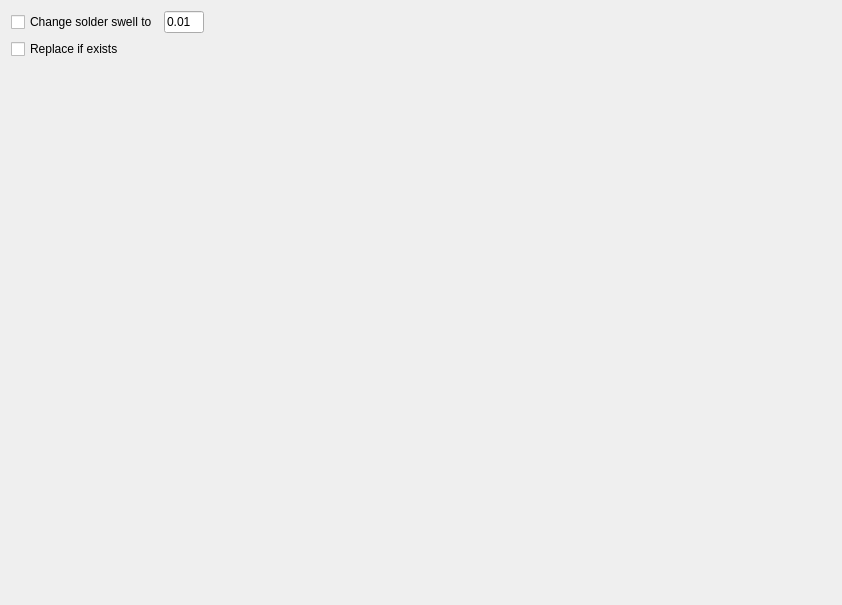
         <widget class="QWidget" name="tab_13">
          <attribute name="title">
           <string>Solder swell</string>
          </attribute>
          <layout class="QGridLayout" name="gridLayout_17">
           <item row="1" column="3">
            <spacer name="horizontalSpacer_3">
             <property name="orientation">
              <enum>Qt::Horizontal</enum>
             </property>
             <property name="sizeHint" stdset="0">
              <size>
               <width>627</width>
               <height>20</height>
              </size>
             </property>
            </spacer>
           </item>
           <item row="1" column="0">
            <widget class="QCheckBox" name="checkBox_14">
             <property name="text">
              <string>Replace if exists</string>
             </property>
            </widget>
           </item>
           <item row="0" column="0" colspan="2">
            <widget class="QCheckBox" name="checkBox_12">
             <property name="text">
              <string>Change solder swell to</string>
             </property>
            </widget>
           </item>
           <item row="2" column="0" colspan="2">
            <spacer name="verticalSpacer_5">
             <property name="orientation">
              <enum>Qt::Vertical</enum>
             </property>
             <property name="sizeHint" stdset="0">
              <size>
               <width>20</width>
               <height>535</height>
              </size>
             </property>
            </spacer>
           </item>
           <item row="0" column="2">
            <widget class="QLineEdit" name="lineEdit_28">
             <property name="maximumSize">
              <size>
               <width>40</width>
               <height>16777215</height>
              </size>
             </property>
             <property name="text">
              <string>0.01</string>
             </property>
            </widget>
           </item>
          </layout>
         </widget>
